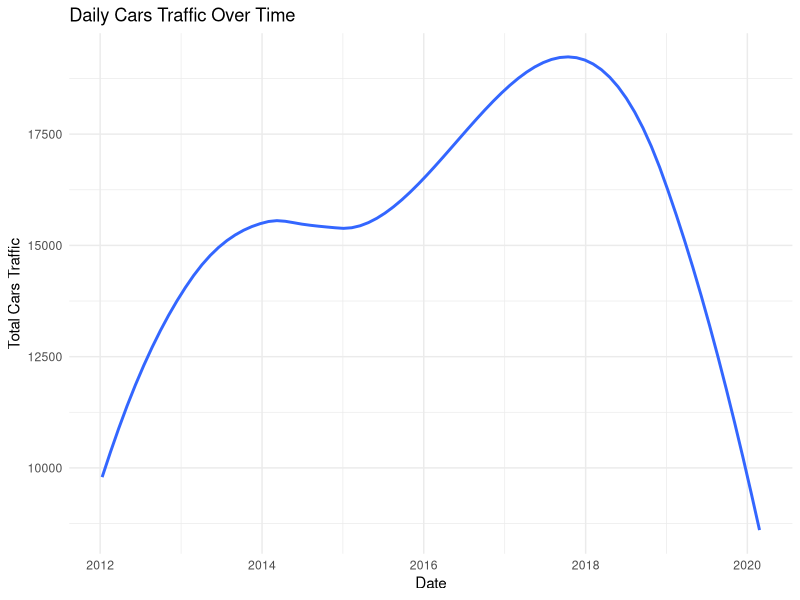
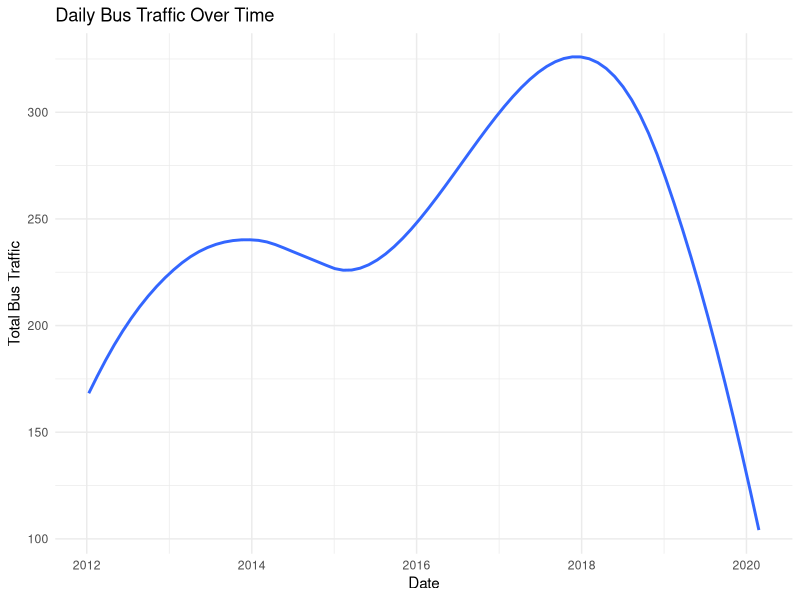
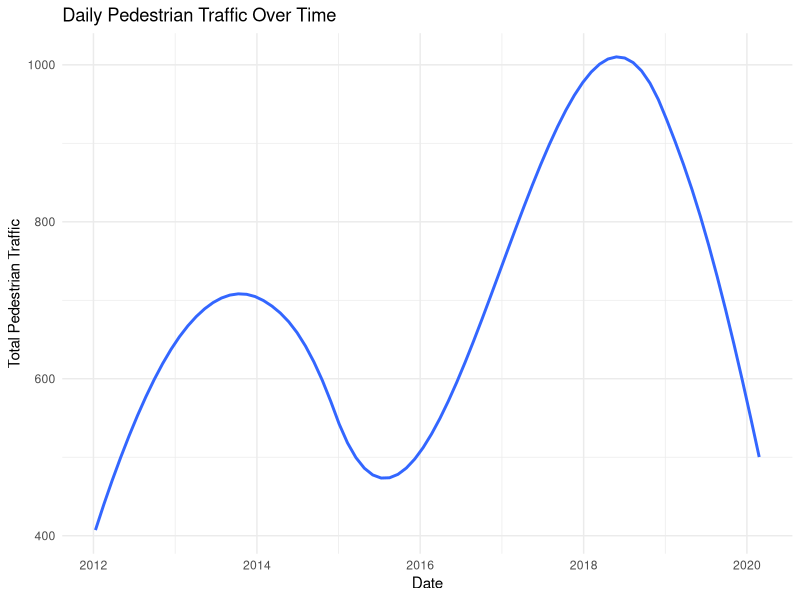
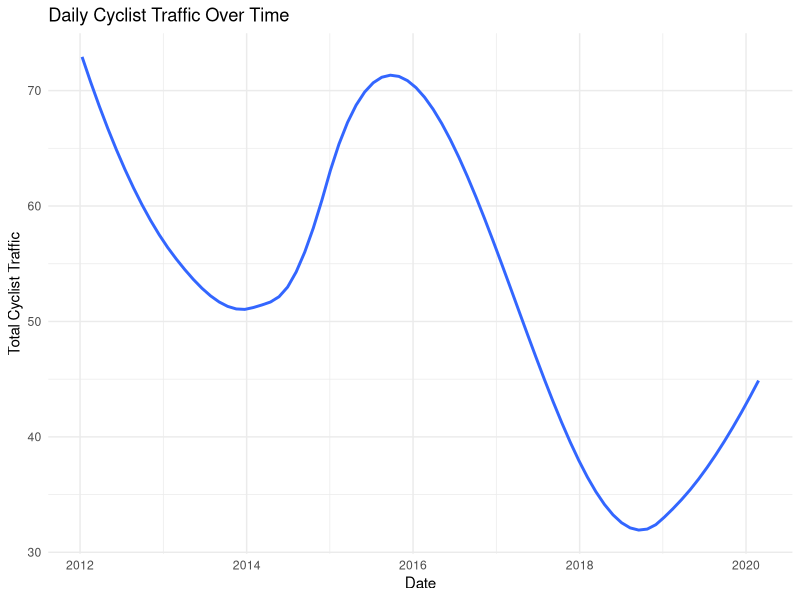
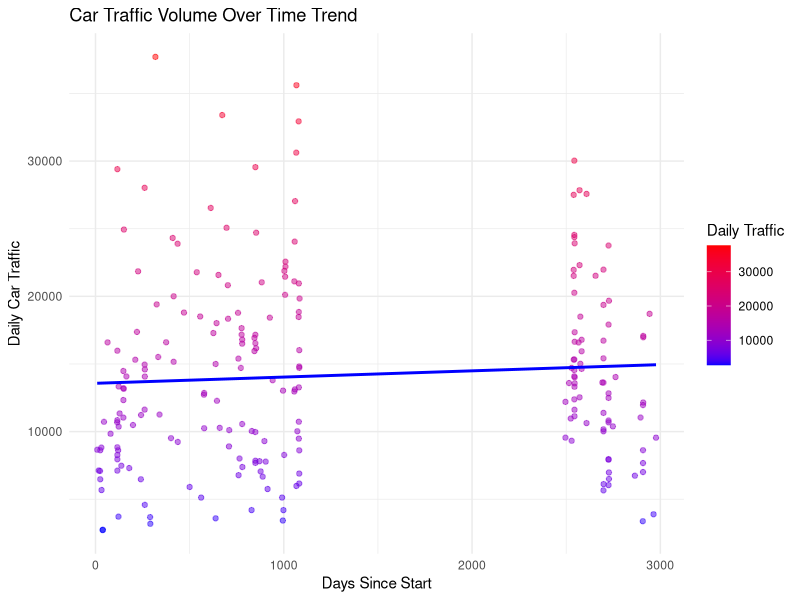
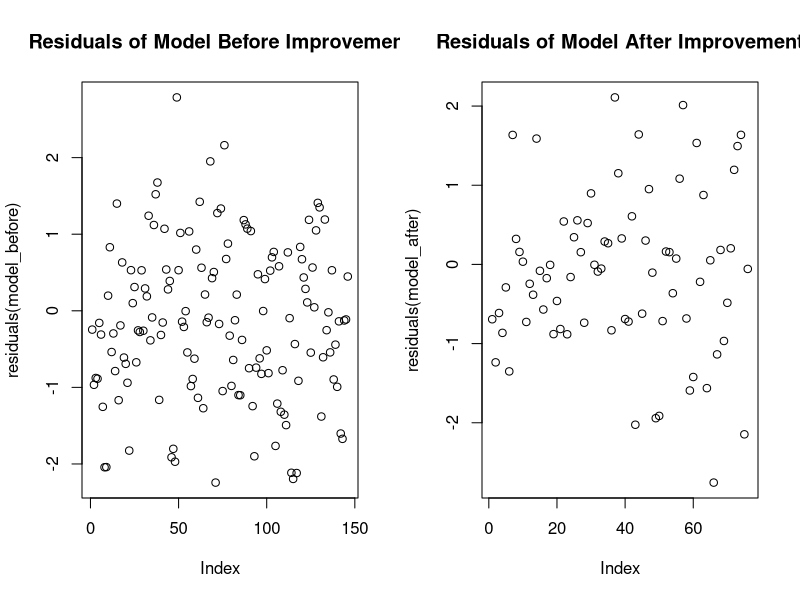

Recreate these plots in R, in order.
## ---- chunk 1
#| include: false
#| warning: false
#| message: false

library(dplyr)
library(ggplot2)
library(tidyr)
library(readr)
library(here)
library(knitr)
library(kableExtra)
library(stringr)
library(broom)
library(MASS) 
library(car)
## ---- chunk 2
# Load the cleaned data
cleaned_data <- read_csv(here("data", "analysis_data", "cleaned-data.csv"))

# Generate summary statistics for traffic data
summary_stats <- summarise(cleaned_data,
  Mean_Cars = mean(daily_cars, na.rm = TRUE),
  Median_Cars = median(daily_cars, na.rm = TRUE),
  Mean_Buses = mean(daily_bus, na.rm = TRUE),
  Median_Buses = median(daily_bus, na.rm = TRUE),
  Mean_Pedestrians = mean(daily_peds, na.rm = TRUE),
  Median_Pedestrians = median(daily_peds, na.rm = TRUE),
  Mean_Bicycles = mean(daily_bike, na.rm = TRUE),
  Median_Bicycles = median(daily_bike, na.rm = TRUE)
)

# Create a data frame for the kable function
summary_stats_df <- data.frame(
  Transport_Mode = c("Daily Car Traffic", "Daily Bus Traffic", "Daily Pedestrian Traffic", "Daily Bicycle Traffic"),
  Mean = c(summary_stats$Mean_Cars, summary_stats$Mean_Buses, summary_stats$Mean_Pedestrians, summary_stats$Mean_Bicycles),
  Median = c(summary_stats$Median_Cars, summary_stats$Median_Buses, summary_stats$Median_Pedestrians, summary_stats$Median_Bicycles)
)

# Display summary statistics
kable(summary_stats_df, format = "html", 
      col.names = c("Transport Mode", "Mean", "Median"),
      caption = "Summary statistics table for daily traffic volume",
      table.attr = 'style="width:100%;"') 
## ---- chunk 3

# Visualizing daily car traffic over time
line_graph_car <- cleaned_data %>%
  ggplot(aes(x = count_date, y = daily_cars)) +
  geom_smooth(se = FALSE) +  
  labs(title = "Daily Cars Traffic Over Time",
       x = "Date",
       y = "Total Cars Traffic") +
  theme_minimal()

# Display car traffic plot
line_graph_car

## ---- chunk 4

# Visualizing daily bus traffic over time
line_graph_buses <- cleaned_data %>%
  ggplot(aes(x = count_date, y = daily_bus)) +
  geom_smooth(se = FALSE) +
  labs(title = "Daily Bus Traffic Over Time",
       x = "Date",
       y = "Total Bus Traffic") +
  theme_minimal()

# Display bus traffic plot
line_graph_buses

## ---- chunk 5

# Visualizing daily pedestrian traffic over time
line_graph_pedestrians <- cleaned_data %>%
  ggplot(aes(x = count_date, y = daily_peds)) +
  geom_smooth(se = FALSE) +
  labs(title = "Daily Pedestrian Traffic Over Time",
       x = "Date",
       y = "Total Pedestrian Traffic") +
  theme_minimal()

# Display pedestrian traffic plot
line_graph_pedestrians

## ---- chunk 6

# Visualizing daily bike traffic over time
line_graph_cyclists <- cleaned_data %>%
  ggplot(aes(x = count_date, y = daily_bike)) +
  geom_smooth(se = FALSE) +
  labs(title = "Daily Cyclist Traffic Over Time",
       x = "Date",
       y = "Total Cyclist Traffic") +
  theme_minimal()

# Display cyclist traffic plot
line_graph_cyclists

## ---- chunk 7

# Visualizing car traffic with respect to the time trend
time_trend_graph_car <- cleaned_data %>%
  ggplot(aes(x = time_trend, y = daily_cars)) +
  geom_point(aes(color = daily_cars), alpha = 0.5) + 
  geom_smooth(method = "lm", se = FALSE, color = "blue") +  
  scale_color_gradient(low = "blue", high = "red") +
  labs(title = "Car Traffic Volume Over Time Trend",
       x = "Days Since Start",
       y = "Daily Car Traffic",
       color = "Daily Traffic") +
  theme_minimal()

# Display car traffic plot with time trend
time_trend_graph_car

## ---- chunk 8
# Read and prepare data
analysis_data <- read.csv(here("data", "analysis_data", "cleaned-data.csv"))

# Scaling predictor variables for analysis
analysis_data <- analysis_data %>%
  mutate(
    daily_bus = scale(daily_bus),
    daily_peds = scale(daily_peds),
    daily_bike = scale(daily_bike)
  )


# Splitting the dataset into before and after a specific date for comparison
start_before <- as.Date("2011-12-31")
end_before <- as.Date("2014-12-31")
start_after <- as.Date("2018-11-01")
end_after <- as.Date("2020-02-29")

before_improvement <- subset(analysis_data, count_date >= start_before & count_date <= end_before)
after_improvement <- subset(analysis_data, count_date >= start_after & count_date <= end_after)

### Model data ####

# Building negative binomial regression models for before and after improvement
model_before <- glm.nb(daily_cars ~ daily_bus + daily_peds + daily_bike + time_trend, data = before_improvement)

model_after <- glm.nb(daily_cars ~ daily_bus + daily_peds + daily_bike + time_trend, data = after_improvement)

# Visualizing residuals to identify patterns
par(mfrow = c(1, 2))
plot(residuals(model_before), type = "p", main = "Residuals of Model Before Improvement")
plot(residuals(model_after), type = "p", main = "Residuals of Model After Improvement")

# Examining the normality of residuals
# hist(resid(model_before), main = "Histogram of Residuals - Before")
# hist(resid(model_after), main = "Histogram of Residuals - After")
## ---- chunk 9

# Read and prepare data
analysis_data <- read.csv(here("data", "analysis_data", "cleaned-data.csv"))
analysis_data$count_date <- as.Date(analysis_data$count_date)

# Scaling predictor variables for analysis
analysis_data <- analysis_data %>%
  mutate(
    daily_bus = scale(daily_bus, center = TRUE, scale = TRUE),
    daily_peds = scale(daily_peds, center = TRUE, scale = TRUE),
    daily_bike = scale(daily_bike, center = TRUE, scale = TRUE)
  )

# Splitting the dataset into before and after a specific date for comparison
start_before <- as.Date("2011-12-31")
end_before <- as.Date("2014-12-31")
start_after <- as.Date("2018-11-01")
end_after <- as.Date("2020-02-29")

before_improvement <- subset(analysis_data, count_date >= start_before & count_date <= end_before)
after_improvement <- subset(analysis_data, count_date >= start_after & count_date <= end_after)

analysis_data <- analysis_data %>%
  mutate(time_trend = as.numeric(count_date - min(count_date, na.rm = TRUE)))

# Building negative binomial regression models for before and after improvement
model_before <- glm.nb(daily_cars ~ daily_bus + daily_peds + daily_bike + time_trend, data = before_improvement)
model_after <- glm.nb(daily_cars ~ daily_bus + daily_peds + daily_bike + time_trend, data = after_improvement)

# Tidying the model summaries 
tidy_model_before <- tidy(model_before)
tidy_model_after <- tidy(model_after)

# Model before improvement
kable(tidy_model_before, format = "latex", booktabs = TRUE, caption = "Negative Binomial Regression Model - Before Improvement") %>%
  kable_styling(bootstrap_options = c("striped", "hover"),
                full_width = F) %>%
  column_spec(1, bold = TRUE, width = "3cm") %>%
  column_spec(2, bold = TRUE, color = "blue", width = "3cm") %>%
  column_spec(3, width = "3cm")

kable(tidy_model_after, format = "latex", booktabs = TRUE, caption = "Negative Binomial Regression Model - After Improvement") %>%
  kable_styling(bootstrap_options = c("striped", "hover"),
                full_width = F) %>%
  column_spec(1, bold = TRUE, width = "3cm") %>%
  column_spec(2, bold = TRUE, color = "blue", width = "3cm") %>%
  column_spec(3, width = "3cm")
